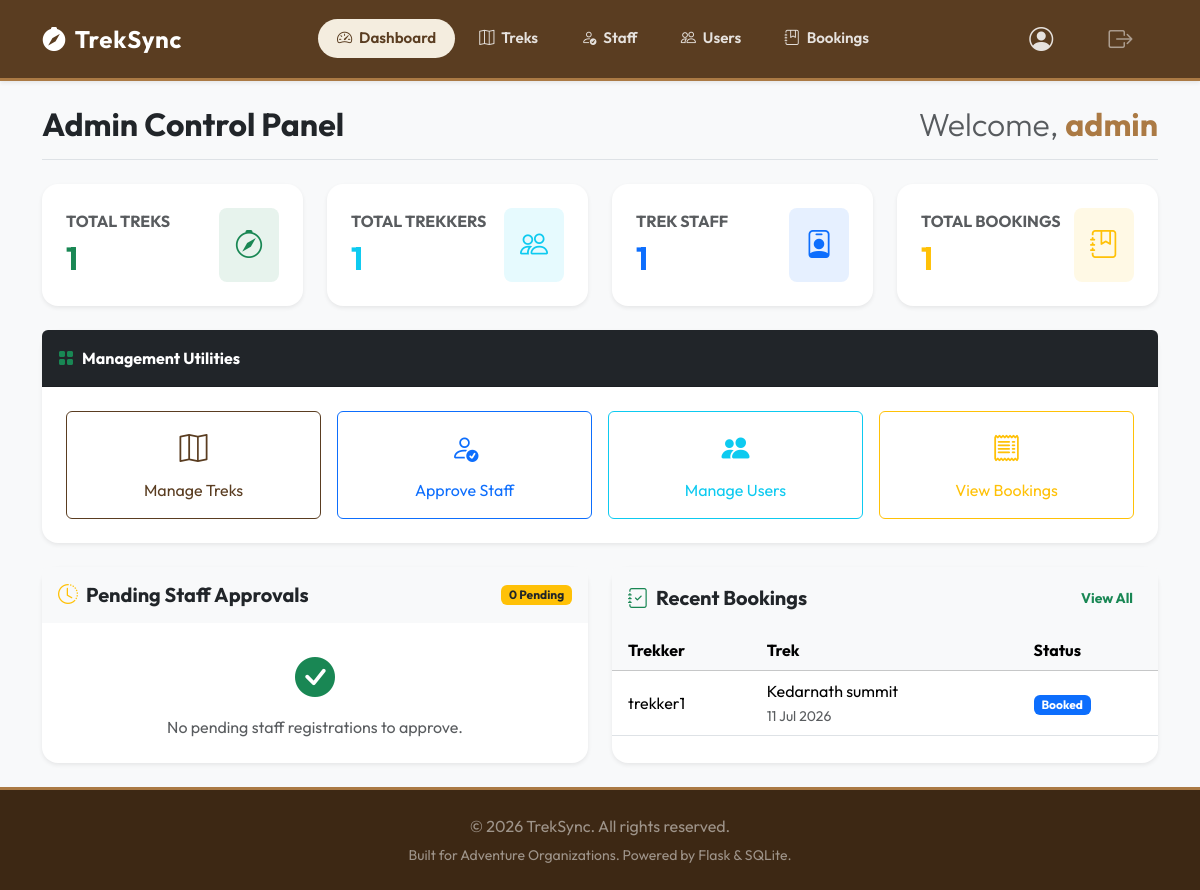
The app's page /admin/dashboard (signed in), older data.
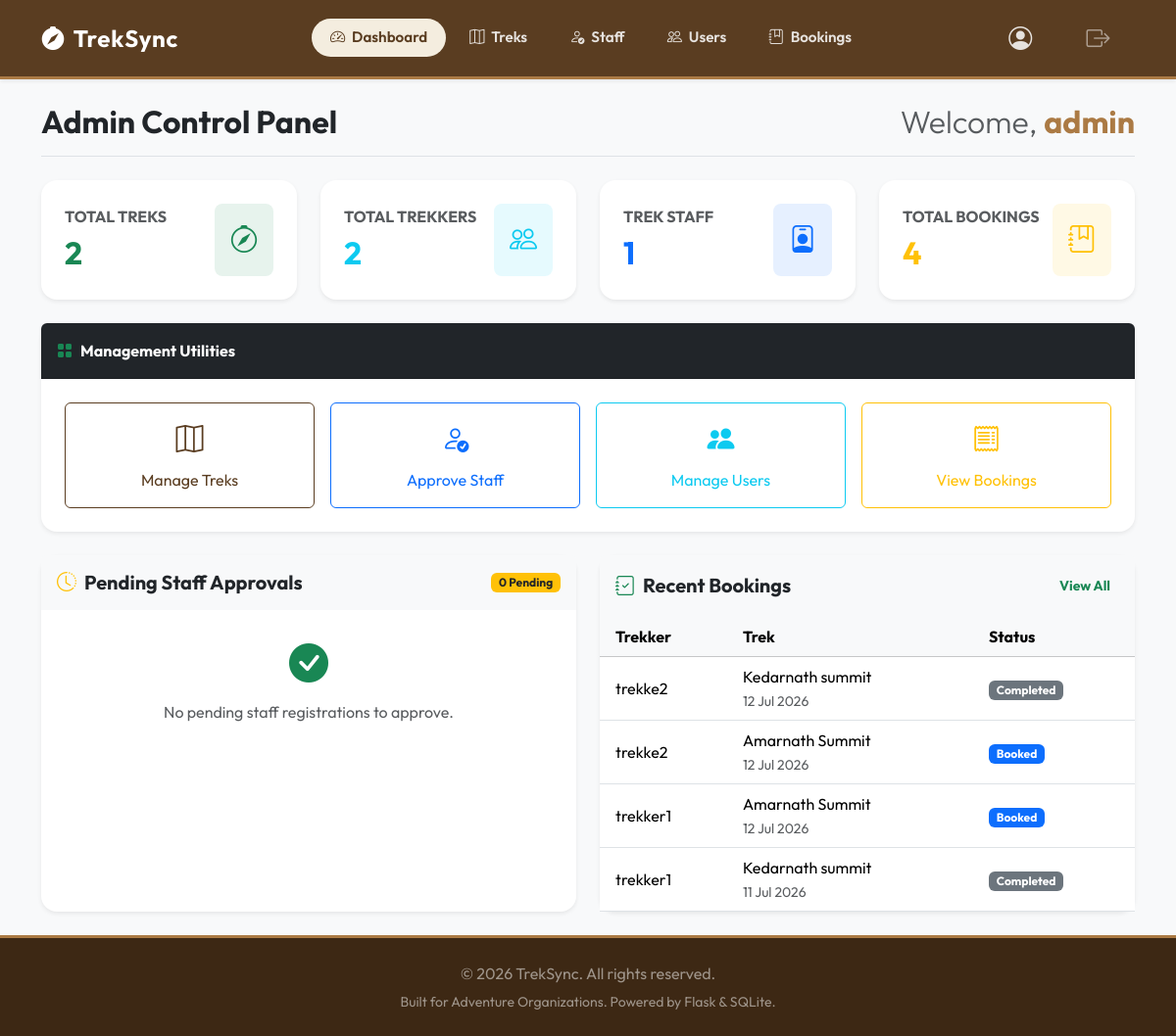
The same page, newer data.
### models.py (models this page shows, shortened)
class User(db.Model, UserMixin):
    __tablename__ = 'user'
    id = db.Column(db.Integer, primary_key=True)
    username = db.Column(db.String(80), unique=True, nullable=False)
    email = db.Column(db.String(120), unique=True, nullable=False)
    password_hash = db.Column(db.String(255), nullable=False)
    role = db.Column(db.String(20), nullable=False)  # 'admin', 'staff', 'trekker'
    is_active = db.Column(db.Boolean, default=True)  # Admin can deactivate
    is_blacklisted = db.Column(db.Boolean, default=False)  # Admin can blacklist
    profile = db.relationship('StaffProfile', back_populates='user', uselist=False, cascade="all, delete-orphan")
    bookings = db.relationship('Booking', back_populates='user', cascade="all, delete-orphan")
    assigned_treks = db.relationship('Trek', back_populates='staff', foreign_keys='Trek.staff_id')

class Booking(db.Model):
    __tablename__ = 'booking'
    id = db.Column(db.Integer, primary_key=True)
    user_id = db.Column(db.Integer, db.ForeignKey('user.id'), nullable=False)
    trek_id = db.Column(db.Integer, db.ForeignKey('trek.id'), nullable=False)
    booking_date = db.Column(db.DateTime, default=datetime.utcnow)
    status = db.Column(db.String(20), default='Booked')  # 'Booked', 'Cancelled', 'Completed'
    user = db.relationship('User', back_populates='bookings')
    trek = db.relationship('Trek', back_populates='bookings')

class Trek(db.Model):
    __tablename__ = 'trek'
    id = db.Column(db.Integer, primary_key=True)
    name = db.Column(db.String(100), nullable=False)
    location = db.Column(db.String(100), nullable=False)
    difficulty = db.Column(db.String(20), nullable=False)  # 'Easy', 'Moderate', 'Hard'
    duration = db.Column(db.Integer, nullable=False)  # in days
    max_slots = db.Column(db.Integer, nullable=False)
    available_slots = db.Column(db.Integer, nullable=False)
    staff_id = db.Column(db.Integer, db.ForeignKey('user.id'), nullable=True)  # Assigned staff
    status = db.Column(db.String(20), default='Pending')  # 'Pending', 'Approved', 'Open', 'Closed', 'Completed'
    start_date = db.Column(db.Date, nullable=False)
    end_date = db.Column(db.Date, nullable=False)
    staff = db.relationship('User', back_populates='assigned_treks', foreign_keys=[staff_id])
    bookings = db.relationship('Booking', back_populates='trek', cascade="all, delete-orphan")

### app.py (the view)
@app.route('/admin/dashboard')
@login_required
@admin_required
def admin_dashboard():
    stats = {
        'total_treks': Trek.query.count(),
        'total_trekkers': User.query.filter_by(role='trekker').count(),
        'total_staff': User.query.filter_by(role='staff').count(),
        'total_bookings': Booking.query.count()
    }
    pending_staff = StaffProfile.query.filter_by(status='pending').all()
    recent_bookings = Booking.query.order_by(Booking.booking_date.desc()).limit(5).all()
    trek_stats = db.session.query(
        Trek.name,
        db.func.count(Booking.id)
    ).outerjoin(Booking, (Booking.trek_id == Trek.id) & (Booking.status == 'Booked')).group_by(Trek.id).all()
    trek_labels = [s[0] for s in trek_stats]
    trek_counts = [s[1] for s in trek_stats]
    return render_template(
        'admin/dashboard.html',
        stats=stats,
        pending_staff=pending_staff,
        recent_bookings=recent_bookings,
        trek_labels=trek_labels,
        trek_counts=trek_counts
    )

### templates/admin/dashboard.html (shortened to what this page needs)
{% extends "base.html" %}
{% block content %}
<div class="container">
    <div class="d-flex flex-column flex-md-row justify-content-between align-items-md-center border-bottom pb-3 mb-4 gap-2">
        <h1 class="h2 fw-bold mb-0 text-dark">Admin Control Panel</h1>
        <h2 class="h2 fw-light text-muted mb-0">Welcome, <span class="fw-bold text-accent">{{ current_user.username }}</span></h2>
    </div>
    <div class="row g-4 mb-4">
        <div class="col-md-3">
            <div class="card stat-card treks border-0 h-100 bg-white shadow-sm">
                <div class="card-body d-flex align-items-center justify-content-between p-4">
                    <div>
                        <h6 class="text-muted text-uppercase mb-2 font-size-xs fw-bold">Total Treks</h6>
                        <h2 class="fw-bold mb-0 text-success">{{ stats.total_treks }}</h2>
                    </div>
                    <div class="bg-success bg-opacity-10 p-3 rounded-3 text-success">
                        <i class="bi bi-compass fs-3"></i>
                    </div>
                </div>
            </div>
        </div>
        <div class="col-md-3">
            <div class="card stat-card users border-0 h-100 bg-white shadow-sm">
                <div class="card-body d-flex align-items-center justify-content-between p-4">
                    <div>
                        <h6 class="text-muted text-uppercase mb-2 font-size-xs fw-bold">Total Trekkers</h6>
                        <h2 class="fw-bold mb-0 text-info">{{ stats.total_trekkers }}</h2>
                    </div>
                    <div class="bg-info bg-opacity-10 p-3 rounded-3 text-info">
                        <i class="bi bi-people fs-3"></i>
                    </div>
                </div>
            </div>
        </div>
        <div class="col-md-3">
            <div class="card stat-card staff border-0 h-100 bg-white shadow-sm">
                <div class="card-body d-flex align-items-center justify-content-between p-4">
                    <div>
                        <h6 class="text-muted text-uppercase mb-2 font-size-xs fw-bold">Trek Staff</h6>
                        <h2 class="fw-bold mb-0 text-primary">{{ stats.total_staff }}</h2>
                    </div>
                    <div class="bg-primary bg-opacity-10 p-3 rounded-3 text-primary">
                        <i class="bi bi-person-badge fs-3"></i>
                    </div>
                </div>
            </div>
        </div>
        <div class="col-md-3">
            <div class="card stat-card bookings border-0 h-100 bg-white shadow-sm">
                <div class="card-body d-flex align-items-center justify-content-between p-4">
                    <div>
                        <h6 class="text-muted text-uppercase mb-2 font-size-xs fw-bold">Total Bookings</h6>
                        <h2 class="fw-bold mb-0 text-warning">{{ stats.total_bookings }}</h2>
                    </div>
                    <div class="bg-warning bg-opacity-10 p-3 rounded-3 text-warning">
                        <i class="bi bi-journal-bookmark fs-3"></i>
                    </div>
                </div>
            </div>
        </div>
    </div>
    <div class="card border-0 shadow-sm mb-4">
        <div class="card-header bg-dark text-white fw-bold py-3 rounded-top">
            <i class="bi bi-grid-fill me-2 text-success"></i>Management Utilities
        </div>
        <div class="card-body p-4">
            <div class="row g-3">
                <div class="col-6 col-md-3">
                    <a href="{{ url_for('admin_treks') }}" class="btn btn-outline-success w-100 py-3 d-flex flex-column align-items-center gap-2">
                        <i class="bi bi-map fs-3"></i>
                        <span>Manage Treks</span>
                    </a>
                </div>
                <div class="col-6 col-md-3">
                    <a href="{{ url_for('admin_staff') }}" class="btn btn-outline-primary w-100 py-3 d-flex flex-column align-items-center gap-2">
                        <i class="bi bi-person-check fs-3"></i>
                        <span>Approve Staff</span>
                    </a>
                </div>
                <div class="col-6 col-md-3">
                    <a href="{{ url_for('admin_users') }}" class="btn btn-outline-info w-100 py-3 d-flex flex-column align-items-center gap-2">
                        <i class="bi bi-people-fill fs-3"></i>
                        <span>Manage Users</span>
                    </a>
                </div>
                <div class="col-6 col-md-3">
                    <a href="{{ url_for('admin_bookings') }}" class="btn btn-outline-warning w-100 py-3 d-flex flex-column align-items-center gap-2">
                        <i class="bi bi-receipt fs-3"></i>
                        <span>View Bookings</span>
                    </a>
                </div>
            </div>
        </div>
    </div>
    <div class="row g-4">
        <div class="col-lg-6">
            <div class="card border-0 shadow-sm h-100">
                <div class="card-header bg-light border-0 d-flex justify-content-between align-items-center py-3">
                    <h5 class="fw-bold mb-0 text-dark">
                        <i class="bi bi-clock-history me-2 text-warning"></i>Pending Staff Approvals
                    </h5>
                    <span class="badge bg-warning text-dark">{{ pending_staff|length }} Pending</span>
                </div>
                <div class="card-body p-0">
                    {% if pending_staff %}
                        <div class="table-responsive">
                            <table class="table table-hover align-middle mb-0">
                                <thead class="table-light">
                                    <tr>
                                        <th class="ps-3">Name</th>
                                        <th>Contact Details</th>
                                        <th class="text-end pe-3">Actions</th>
                                    </tr>
                                </thead>
                                <tbody>
                                    {% for staff in pending_staff %}
                                        <tr>
                                            <td class="ps-3 font-semibold">{{ staff.user.username }}</td>
                                            <td>
                                                <small class="text-muted d-block text-truncate" style="max-width: 200px;">
                                                    {{ staff.contact_details or 'No details provided' }}
                                                </small>
                                            </td>
                                            <td class="text-end pe-3">
                                                <form action="{{ url_for('admin_approve_staff', profile_id=staff.id) }}" method="POST" class="d-inline">
                                                    <button type="submit" class="btn btn-sm btn-success me-1"><i class="bi bi-check-lg"></i> Approve</button>
                                                </form>
                                                <form action="{{ url_for('admin_blacklist_staff', profile_id=staff.id) }}" method="POST" class="d-inline">
                                                    <button type="submit" class="btn btn-sm btn-outline-danger"><i class="bi bi-slash-circle"></i> Reject</button>
                                                </form>
                                            </td>
                                        </tr>
                                    {% endfor %}
                                </tbody>
                            </table>
                        </div>
                    {% else %}
                        <div class="p-4 text-center text-muted">
                            <i class="bi bi-check-circle-fill text-success fs-1 mb-2 d-block"></i>
                            No pending staff registrations to approve.
                        </div>
                    {% endif %}
                </div>
            </div>
        </div>
        <div class="col-lg-6">
            <div class="card border-0 shadow-sm h-100">
                <div class="card-header bg-light border-0 d-flex justify-content-between align-items-center py-3">
                    <h5 class="fw-bold mb-0 text-dark">
                        <i class="bi bi-journal-check me-2 text-success"></i>Recent Bookings
                    </h5>
                    <a href="{{ url_for('admin_bookings') }}" class="btn btn-sm btn-link text-success fw-bold text-decoration-none">View All</a>
                </div>
                <div class="card-body p-0">
                    {% if recent_bookings %}
                        <div class="table-responsive">
                            <table class="table table-hover align-middle mb-0">
                                <thead class="table-light">
                                    <tr>
                                        <th class="ps-3">Trekker</th>
                                        <th>Trek</th>
                                        <th>Status</th>
                                    </tr>
                                </thead>
                                <tbody>
                                    {% for booking in recent_bookings %}
                                        <tr>
                                            <td class="ps-3 font-semibold">{{ booking.user.username }}</td>
                                            <td>
                                                <span class="d-block font-semibold">{{ booking.trek.name }}</span>
                                                <small class="text-muted">{{ booking.booking_date.strftime('%d %b %Y') }}</small>
                                            </td>
                                            <td>
                                                <span class="badge text-capitalize
                                                    {% if booking.status == 'booked' or booking.status == 'Booked' %}bg-primary
                                                    {% elif booking.status == 'cancelled' or booking.status == 'Cancelled' %}bg-danger
                                                    {% else %}bg-secondary{% endif %}">
                                                    {{ booking.status }}
                                                </span>
                                            </td>
                                        </tr>
                                    {% endfor %}
                                </tbody>
                            </table>
                        </div>
                    {% else %}
                        <div class="p-4 text-center text-muted">
                            <i class="bi bi-calendar-x fs-1 mb-2 d-block"></i>
                            No bookings recorded yet.
                        </div>
                    {% endif %}
                </div>
            </div>
        </div>
    </div>
</div>
{% endblock %}

Row changes from the older to the newer data that the page shows:
added Booking: user.username "trekke2", trek.name "Kedarnath summit", booking_date "12 Jul 2026", status "Completed"
added Booking: user.username "trekke2", trek.name "Amarnath Summit", booking_date "12 Jul 2026", status "Booked"
added Booking: user.username "trekker1", trek.name "Amarnath Summit", booking_date "12 Jul 2026", status "Booked"
changed Booking "11 Jul 2026": status "Booked" → "Completed"
Text that changed along with them:
{{ stats.total_treks }}: "1" → "2"
{{ stats.total_trekkers }}: "1" → "2"
{{ stats.total_bookings }}: "1" → "4"
